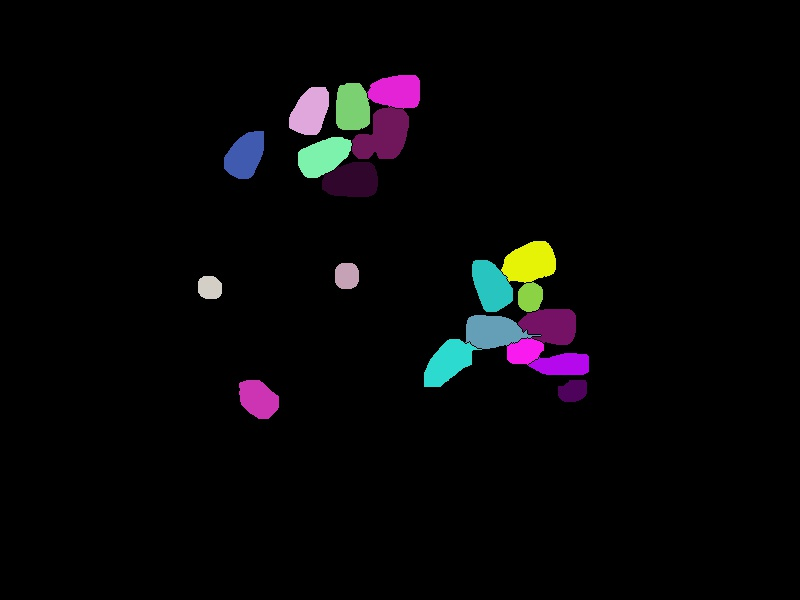
//> input picture test/eclatee.jpg, 800 x 600 px
$ ./calcHist_Demo eclatee.jpg   (built with g++ and OpenCV 4)
//> lines starting //> are read from the running program, lines starting //| are printed output that depends on the picture
/**
 * @function calcHist_Demo.cpp
 * @brief Demo code to use the function calcHist
 * @author
 */

#include "opencv2/highgui.hpp"
#include "opencv2/imgcodecs.hpp"
#include "opencv2/imgproc.hpp"
#include <iostream>

using namespace std;
using namespace cv;

/**
 * @function main
 */
int main(int argc, char** argv)
{
  Mat src, dst;

  /// Load image
  //String imageName( "~/seed_sorter/image/CornWithMask.jpg" ); // by default
  String imageName;

  if (argc > 1)
  {
      imageName = argv[1];
  }else return 0;

  src = imread( imageName, IMREAD_COLOR );
//> src is the input picture: 600 rows x 800 cols, CV_8UC3; mean B, G, R 7.4, 6, 6.8

  if( src.empty() )
    { return -1; }
  imshow("what was read", src);
  /// Separate the image in 3 places ( B, G and R )
  vector<Mat> bgr_planes;
  split( src, bgr_planes );
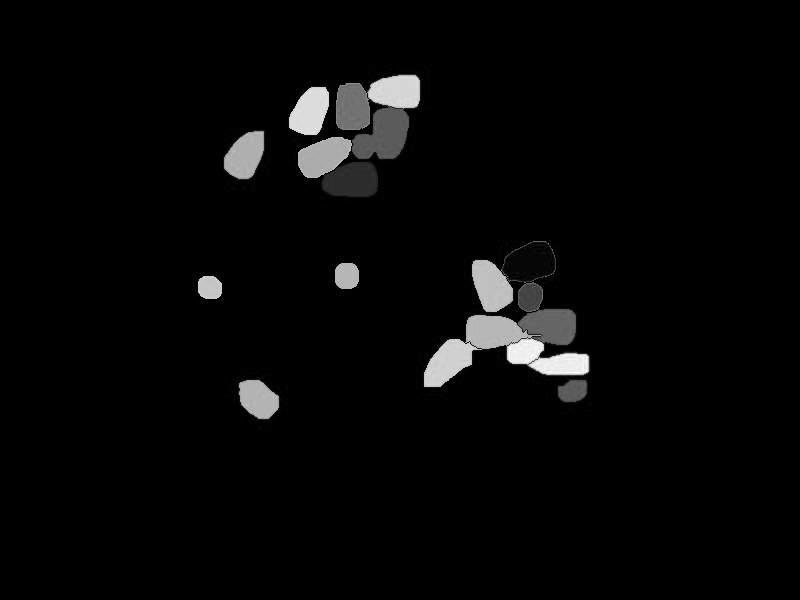
//> bgr_planes[0]: 600 rows x 800 cols, CV_8UC1; min 0, max 255, mean 7.4
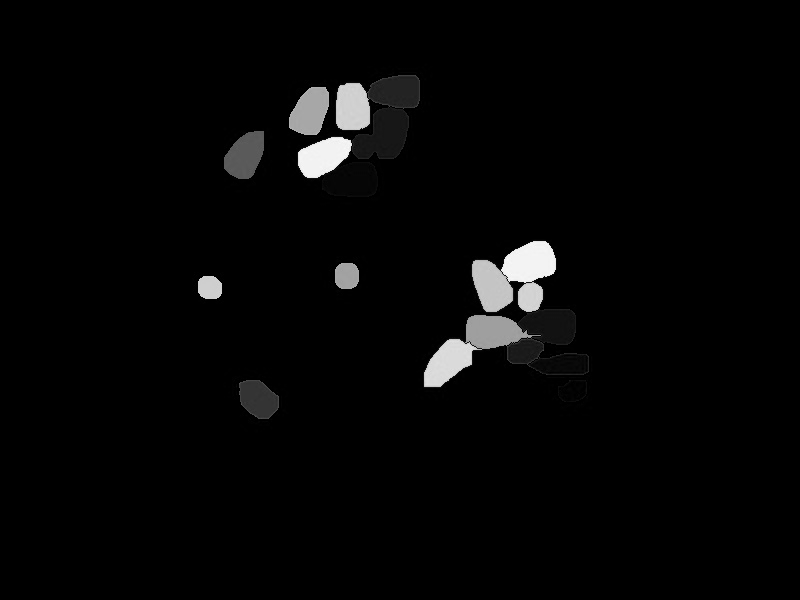
//> bgr_planes[1]: 600 rows x 800 cols, CV_8UC1; min 0, max 250, mean 6
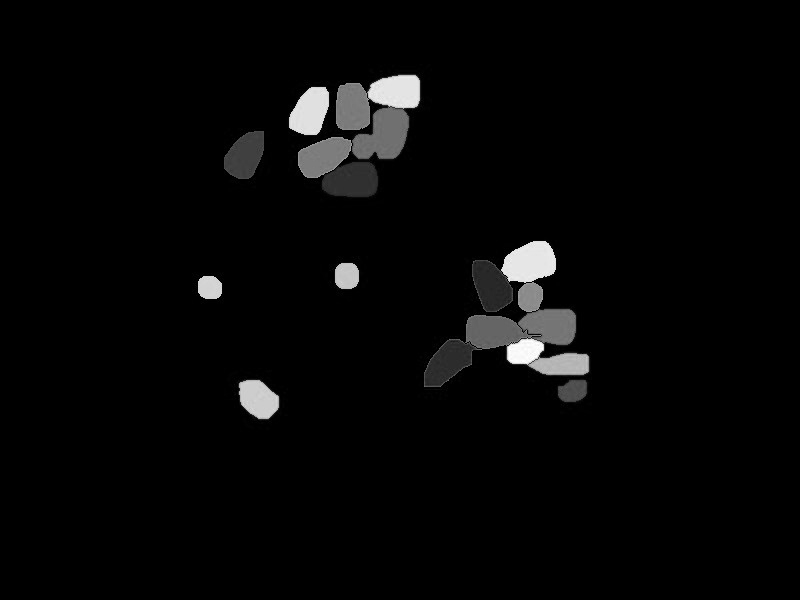
//> bgr_planes[2]: 600 rows x 800 cols, CV_8UC1; min 0, max 255, mean 6.8

  /// Establish the number of bins
  int histSize = 256;

  /// Set the ranges ( for B,G,R) )
  float range[] = { 0, 256 } ;
  const float* histRange = { range };

  bool uniform = true; bool accumulate = false;

  Mat b_hist, g_hist, r_hist;

  /// Compute the histograms:
  calcHist( &bgr_planes[0], 1, 0, Mat(), b_hist, 1, &histSize, &histRange, uniform, accumulate );
//> b_hist = 256 values, max 448055 at index 0, min 0 at index 254, mean 1875
  calcHist( &bgr_planes[1], 1, 0, Mat(), g_hist, 1, &histSize, &histRange, uniform, accumulate );
//> g_hist = 256 values, max 449308 at index 0, min 0 at index 97, mean 1875
  calcHist( &bgr_planes[2], 1, 0, Mat(), r_hist, 1, &histSize, &histRange, uniform, accumulate );
//> r_hist = 256 values, max 448063 at index 0, min 4 at index 151, mean 1875

  // Draw the histograms for B, G and R
  int hist_w = 512; int hist_h = 400;
  int bin_w = cvRound( (double) hist_w/histSize );

  Mat histImage( hist_h, hist_w, CV_8UC3, Scalar( 0,0,0) );

  /// Normalize the result to [ 0, histImage.rows ]
  normalize(b_hist, b_hist, 0, histImage.rows, NORM_MINMAX, -1, Mat() );
//> b_hist = 256 values, max 400 at index 0, min 0 at index 254, mean 1.67
  normalize(g_hist, g_hist, 0, histImage.rows, NORM_MINMAX, -1, Mat() );
//> g_hist = 256 values, max 400 at index 0, min 0 at index 97, mean 1.67
  normalize(r_hist, r_hist, 0, histImage.rows, NORM_MINMAX, -1, Mat() );
//> r_hist = 256 values, max 400 at index 0, min 0 at index 151, mean 1.67

  /// Draw for each channel
  for( int i = 1; i < histSize; i++ )
  {
      line( histImage, Point( bin_w*(i-1), hist_h - cvRound(b_hist.at<float>(i-1)) ) ,
                       Point( bin_w*(i), hist_h - cvRound(b_hist.at<float>(i)) ),
                       Scalar( 255, 0, 0), 2, 8, 0  );
      line( histImage, Point( bin_w*(i-1), hist_h - cvRound(g_hist.at<float>(i-1)) ) ,
                       Point( bin_w*(i), hist_h - cvRound(g_hist.at<float>(i)) ),
                       Scalar( 0, 255, 0), 2, 8, 0  );
      line( histImage, Point( bin_w*(i-1), hist_h - cvRound(r_hist.at<float>(i-1)) ) ,
                       Point( bin_w*(i), hist_h - cvRound(r_hist.at<float>(i)) ),
                       Scalar( 0, 0, 255), 2, 8, 0  );
  }
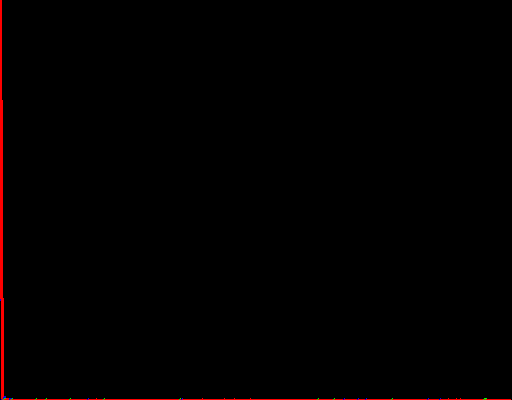
//> histImage: 400 rows x 512 cols, CV_8UC3; mean B, G, R 0, 0, 2

  /// Display
  namedWindow("calcHist Demo", WINDOW_AUTOSIZE );
  imshow("calcHist Demo", histImage );

  waitKey(0);

  return 0;

}

$ run again, on test/sorted_seeds.jpg
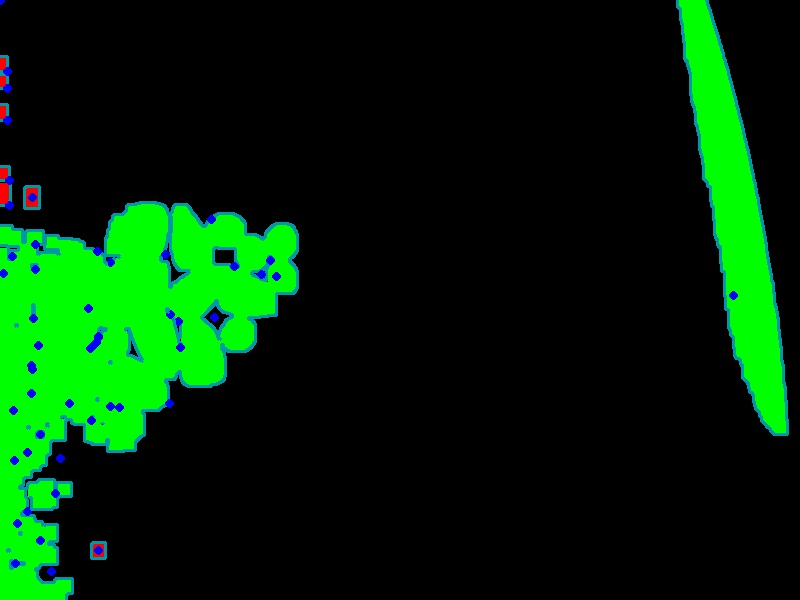
//> input picture test/sorted_seeds.jpg, 800 x 600 px
//> src is the input picture: 600 rows x 800 cols, CV_8UC3; mean B, G, R 5.4, 40.2, 0.9
//> `split( src, bgr_planes );`:
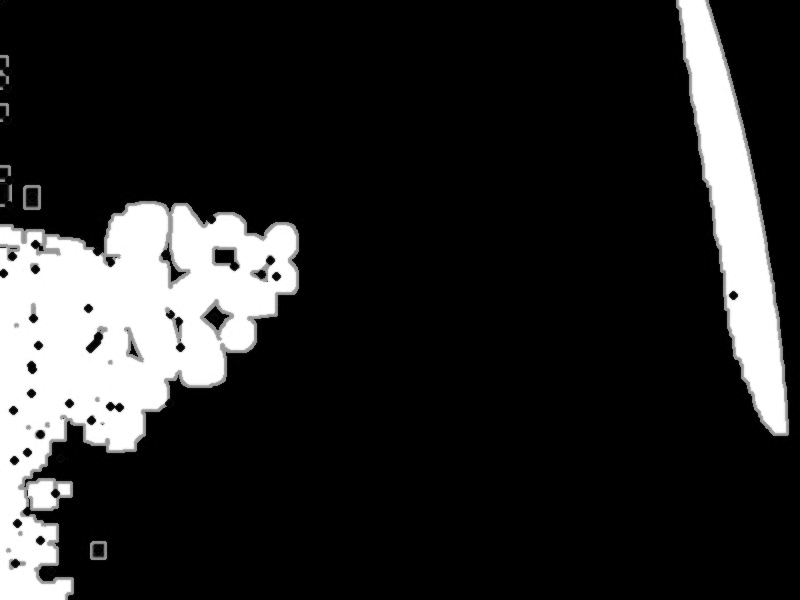
//> bgr_planes[1]: 600 rows x 800 cols, CV_8UC1; min 0, max 255, mean 40.2
//> `split( src, bgr_planes );`:
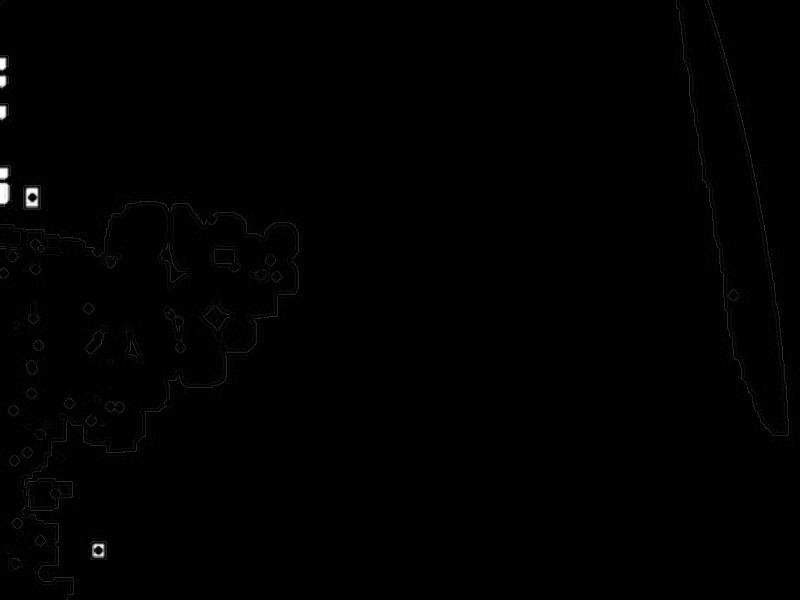
//> bgr_planes[2]: 600 rows x 800 cols, CV_8UC1; min 0, max 255, mean 0.9
//> `calcHist( &bgr_planes[0], 1, 0, Mat(), b_hist, 1, &histSize, &histRang..`: b_hist = 256 values, max 397270 at index 0, min 9 at index 208, mean 1875
//> `calcHist( &bgr_planes[1], 1, 0, Mat(), g_hist, 1, &histSize, &histRang..`: g_hist = 256 values, max 385579 at index 0, min 0 at index 76, mean 1875
//> `calcHist( &bgr_planes[2], 1, 0, Mat(), r_hist, 1, &histSize, &histRang..`: r_hist = 256 values, max 447477 at index 0, min 0 at index 77, mean 1875
//> `normalize(b_hist, b_hist, 0, histImage.rows, NORM_MINMAX, -1, Mat() );`: b_hist = 256 values, max 400 at index 0, min 0 at index 208, mean 1.88
//> `normalize(g_hist, g_hist, 0, histImage.rows, NORM_MINMAX, -1, Mat() );`: g_hist = 256 values, max 400 at index 0, min 0 at index 76, mean 1.95
//> `normalize(r_hist, r_hist, 0, histImage.rows, NORM_MINMAX, -1, Mat() );`: r_hist = 256 values, max 400 at index 0, min 0 at index 77, mean 1.68
